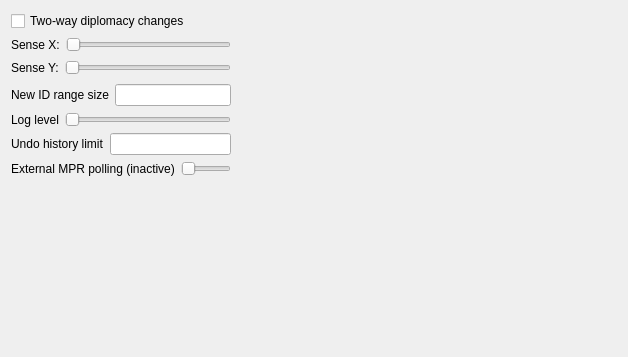
         <widget class="QWidget" name="scrollAreaWidgetContents">
          <property name="geometry">
           <rect>
            <x>0</x>
            <y>0</y>
            <width>628</width>
            <height>357</height>
           </rect>
          </property>
          <layout class="QGridLayout" name="gridLayout" columnstretch="1,3">
           <item row="4" column="0">
            <layout class="QHBoxLayout" name="horizontalLayout_7">
             <item>
              <widget class="QLabel" name="label_38">
               <property name="toolTip">
                <string>Controls detail written to the workflow log: 0 Off, 1 Fatal errors, 2 Warnings, 3 Information, 4 Debug. Use Information for normal testing and Debug when reproducing a problem.</string>
               </property>
               <property name="text">
                <string>Log level</string>
               </property>
              </widget>
             </item>
             <item>
              <widget class="QSlider" name="logLevel">
               <property name="toolTip">
                 <string>0 Off; 1 Fatal errors; 2 Warnings; 3 Information; 4 Debug. Information is recommended for testing; Debug produces the most diagnostic detail.</string>
               </property>
               <property name="maximum">
                <number>4</number>
               </property>
               <property name="orientation">
                <enum>Qt::Horizontal</enum>
               </property>
              </widget>
             </item>
            </layout>
           </item>
           <item row="5" column="0">
            <layout class="QHBoxLayout" name="horizontalLayoutUndoHistory">
             <item>
              <widget class="QLabel" name="labelUndoHistoryLimit">
               <property name="toolTip">
                <string>Maximum number of editor commands retained for Undo and Redo, including selection changes. The default is 512. Applied after restarting the editor.</string>
               </property>
               <property name="text">
                <string>Undo history limit</string>
               </property>
              </widget>
             </item>
             <item>
              <widget class="QLineEdit" name="undoHistoryLimit">
               <property name="toolTip">
                 <string>Maximum number of editor commands retained for Undo and Redo, including selection changes. The default is 512. Applied after restarting the editor.</string>
               </property>
              </widget>
             </item>
            </layout>
           </item>
           <item row="0" column="0">
            <widget class="QCheckBox" name="dipEditSymmetric">
             <property name="toolTip">
              <string>When editing diplomacy, automatically applies the reciprocal relationship in the opposite direction.</string>
             </property>
             <property name="text">
              <string>Two-way diplomacy changes</string>
             </property>
            </widget>
           </item>
           <item row="2" column="0">
            <layout class="QHBoxLayout" name="horizontalLayout_14">
             <property name="rightMargin">
              <number>0</number>
             </property>
             <property name="bottomMargin">
              <number>0</number>
             </property>
             <item>
              <widget class="QLabel" name="labelSenseY">
               <property name="toolTip">
                <string>Vertical mouse-look sensitivity for the 3D viewport camera.</string>
               </property>
               <property name="text">
                <string>Sense Y:</string>
               </property>
              </widget>
             </item>
             <item>
              <widget class="QSlider" name="mouseSenseY">
               <property name="toolTip">
                <string>Vertical mouse-look sensitivity for the 3D viewport camera.</string>
               </property>
               <property name="minimum">
                <number>1</number>
               </property>
               <property name="orientation">
                <enum>Qt::Horizontal</enum>
               </property>
              </widget>
             </item>
            </layout>
           </item>
           <item row="11" column="0">
            <spacer name="verticalSpacer_2">
             <property name="orientation">
              <enum>Qt::Vertical</enum>
             </property>
             <property name="sizeHint" stdset="0">
              <size>
               <width>20</width>
               <height>209</height>
              </size>
             </property>
            </spacer>
           </item>
           <item row="2" column="1">
            <spacer name="horizontalSpacer_2">
             <property name="orientation">
              <enum>Qt::Horizontal</enum>
             </property>
             <property name="sizeHint" stdset="0">
              <size>
               <width>40</width>
               <height>20</height>
              </size>
             </property>
            </spacer>
           </item>
           <item row="3" column="0">
            <layout class="QHBoxLayout" name="horizontalLayout_5">
             <property name="topMargin">
              <number>0</number>
             </property>
             <property name="rightMargin">
              <number>0</number>
             </property>
             <item>
              <widget class="QLabel" name="labelRangeInc">
               <property name="toolTip">
                <string>Size of a newly added MOB object-ID range. The new range starts after the highest existing range and ends at start plus this value.</string>
               </property>
               <property name="text">
                 <string>New ID range size</string>
               </property>
              </widget>
             </item>
             <item>
              <widget class="QLineEdit" name="rangeIncrement">
               <property name="toolTip">
                <string>Size of a newly added MOB object-ID range. Default: 999.</string>
               </property>
              </widget>
             </item>
            </layout>
           </item>
           <item row="1" column="0">
            <layout class="QHBoxLayout" name="horizontalLayout_13">
             <property name="rightMargin">
              <number>0</number>
             </property>
             <property name="bottomMargin">
              <number>0</number>
             </property>
             <item>
              <widget class="QLabel" name="labelSenseX">
               <property name="toolTip">
                <string>Horizontal mouse-look sensitivity for the 3D viewport camera.</string>
               </property>
               <property name="text">
                <string>Sense X:</string>
               </property>
              </widget>
             </item>
             <item>
              <widget class="QSlider" name="mouseSenseX">
               <property name="toolTip">
                <string>Horizontal mouse-look sensitivity for the 3D viewport camera.</string>
               </property>
               <property name="minimum">
                <number>1</number>
               </property>
               <property name="orientation">
                <enum>Qt::Horizontal</enum>
               </property>
              </widget>
             </item>
            </layout>
           </item>
           <item row="7" column="0">
            <layout class="QHBoxLayout" name="horizontalLayout_8">
             <property name="bottomMargin">
              <number>0</number>
             </property>
             <item>
              <widget class="QLabel" name="labellandCheckTime">
               <property name="toolTip">
                <string>Reserved for polling externally modified MPR files. This feature is currently disabled, so this value has no effect.</string>
               </property>
               <property name="text">
                 <string>External MPR polling (inactive)</string>
               </property>
              </widget>
             </item>
             <item>
              <widget class="QSlider" name="landCheckTime">
               <property name="enabled">
                <bool>false</bool>
               </property>
               <property name="toolTip">
                <string>Currently inactive. Intended polling interval in milliseconds for detecting MPR changes made by another program.</string>
               </property>
               <property name="minimumSize">
                <size>
                 <width>50</width>
                 <height>0</height>
                </size>
               </property>
               <property name="maximum">
                <number>2000</number>
               </property>
               <property name="singleStep">
                <number>100</number>
               </property>
               <property name="orientation">
                <enum>Qt::Horizontal</enum>
               </property>
              </widget>
             </item>
            </layout>
           </item>
          </layout>
         </widget>
